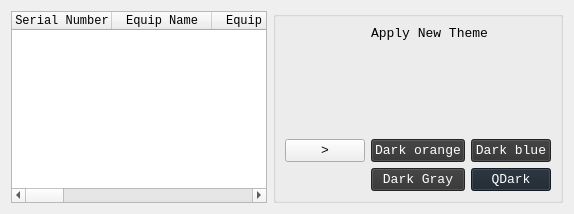
      <widget class="QWidget" name="tab">
       <attribute name="title">
        <string>CMMS View</string>
       </attribute>
       <layout class="QGridLayout" name="gridLayout_21">
        <item row="0" column="0">
         <widget class="QTableWidget" name="cmms_table">
          <property name="font">
           <font>
            <family>Courier New</family>
           </font>
          </property>
          <column>
           <property name="text">
            <string>Serial Number</string>
           </property>
           <property name="font">
            <font>
             <family>Courier New</family>
            </font>
           </property>
          </column>
          <column>
           <property name="text">
            <string>Equip Name</string>
           </property>
           <property name="font">
            <font>
             <family>Courier New</family>
            </font>
           </property>
          </column>
          <column>
           <property name="text">
            <string>Equip Code</string>
           </property>
           <property name="font">
            <font>
             <family>Courier New</family>
            </font>
           </property>
          </column>
          <column>
           <property name="text">
            <string>Work Time</string>
           </property>
           <property name="font">
            <font>
             <family>Courier New</family>
            </font>
           </property>
          </column>
          <column>
           <property name="text">
            <string>Insurance</string>
           </property>
           <property name="font">
            <font>
             <family>Courier New</family>
            </font>
           </property>
          </column>
          <column>
           <property name="text">
            <string>Maintenance</string>
           </property>
           <property name="font">
            <font>
             <family>Courier New</family>
            </font>
           </property>
          </column>
          <column>
           <property name="text">
            <string>Price</string>
           </property>
           <property name="font">
            <font>
             <family>Courier New</family>
            </font>
           </property>
          </column>
          <column>
           <property name="text">
            <string>Category Name</string>
           </property>
           <property name="font">
            <font>
             <family>Courier New</family>
            </font>
           </property>
          </column>
          <column>
           <property name="text">
            <string>Eng SSN</string>
           </property>
           <property name="font">
            <font>
             <family>Courier New</family>
            </font>
           </property>
          </column>
          <column>
           <property name="text">
            <string>Eng Name</string>
           </property>
           <property name="font">
            <font>
             <family>Courier New</family>
            </font>
           </property>
          </column>
          <column>
           <property name="text">
            <string>Eng Phone</string>
           </property>
           <property name="font">
            <font>
             <family>Courier New</family>
            </font>
           </property>
          </column>
          <column>
           <property name="text">
            <string>Eng Email</string>
           </property>
           <property name="font">
            <font>
             <family>Courier New</family>
            </font>
           </property>
          </column>
         </widget>
        </item>
        <item row="0" column="1">
         <widget class="QGroupBox" name="groupBox_4">
          <property name="enabled">
           <bool>true</bool>
          </property>
          <property name="font">
           <font>
            <family>Courier New</family>
            <pointsize>10</pointsize>
           </font>
          </property>
          <property name="styleSheet">
           <string notr="true"/>
          </property>
          <property name="title">
           <string/>
          </property>
          <property name="alignment">
           <set>Qt::AlignCenter</set>
          </property>
          <layout class="QGridLayout" name="gridLayout_20">
           <item row="0" column="1" colspan="2">
            <widget class="QLabel" name="NewTheme">
             <property name="font">
              <font>
               <family>Courier New</family>
               <pointsize>10</pointsize>
              </font>
             </property>
             <property name="text">
              <string>Apply New Theme</string>
             </property>
             <property name="alignment">
              <set>Qt::AlignLeading|Qt::AlignLeft|Qt::AlignTop</set>
             </property>
            </widget>
           </item>
           <item row="1" column="0">
            <widget class="QPushButton" name="hidethemes_btn">
             <property name="font">
              <font>
               <family>Courier New</family>
               <pointsize>10</pointsize>
              </font>
             </property>
             <property name="text">
              <string>&gt;</string>
             </property>
            </widget>
           </item>
           <item row="1" column="1">
            <widget class="QPushButton" name="dark_orange">
             <property name="font">
              <font>
               <family>Courier New</family>
               <pointsize>10</pointsize>
              </font>
             </property>
             <property name="styleSheet">
              <string notr="true">background-color: rgb(50, 50, 50);
color: rgb(255, 255, 255);</string>
             </property>
             <property name="text">
              <string>Dark orange</string>
             </property>
            </widget>
           </item>
           <item row="1" column="2">
            <widget class="QPushButton" name="dark_blue">
             <property name="font">
              <font>
               <family>Courier New</family>
               <pointsize>10</pointsize>
              </font>
             </property>
             <property name="styleSheet">
              <string notr="true">background-color: rgb(48, 47, 47);
color: rgb(255, 255, 255);</string>
             </property>
             <property name="text">
              <string>Dark blue</string>
             </property>
            </widget>
           </item>
           <item row="2" column="1">
            <widget class="QPushButton" name="dark_grey">
             <property name="font">
              <font>
               <family>Courier New</family>
               <pointsize>10</pointsize>
              </font>
             </property>
             <property name="styleSheet">
              <string notr="true">background-color: rgb(50, 50, 50);
color: rgb(255, 255, 255);</string>
             </property>
             <property name="text">
              <string>Dark Gray</string>
             </property>
            </widget>
           </item>
           <item row="2" column="2">
            <widget class="QPushButton" name="dark">
             <property name="font">
              <font>
               <family>Courier New</family>
               <pointsize>10</pointsize>
              </font>
             </property>
             <property name="styleSheet">
              <string notr="true">background-color: rgb(25, 35, 45);
color: rgb(255, 255, 255);</string>
             </property>
             <property name="text">
              <string>QDark</string>
             </property>
            </widget>
           </item>
          </layout>
         </widget>
        </item>
       </layout>
      </widget>
